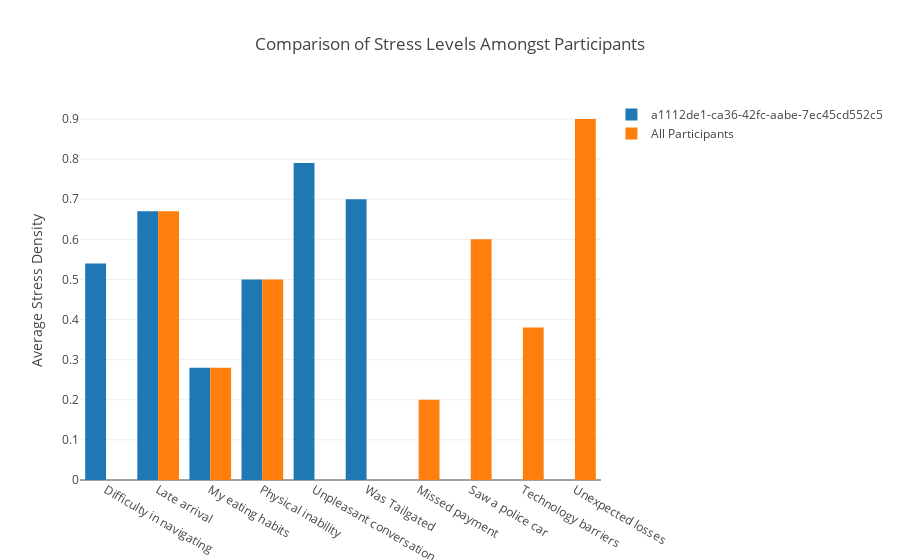

The notebook cell this image was saved under:
### Markdown cell above
## Compare stress data among participants(s)

There are instances where you may want to compare a participant's values with the population values.  This chart shows the breakdown of average stress induced by each of the sub-categories for a particular participant (`a1112de1-ca36-42fc-aabe-7ec45cd552c5`) when compared with the whole study population.  You can alter the command by changing the `usr_id` to `b1117354-ce48-4325-b2e3-78b0cc932819` or by changing the `x_axis_column` to `stresser_main`.  In the latter case, the graph should match the one directly above due to there only being two participants in the demonstration data.

### Code cell
plot_stress_comparison(stress_stream, x_axis_column="stresser_sub",usr_id="a1112de1-ca36-42fc-aabe-7ec45cd552c5")

### Figure 1 — Plotly figure (JSON) as saved in the notebook; plotly's stock layout.template omitted (floating-point values rounded to 4 significant figures)
{"data": [{"name": "a1112de1-ca36-42fc-aabe-7ec45cd552c5", "type": "bar", "uid": "f5d7c00d-776c-4026-b116-d3bf8dcbc28e", "x": ["Difficulty in navigating", "Late arrival", "My eating habits", "Physical inability", "Unpleasant conversation", "Was Tailgated"], "y": [0.54, 0.67, 0.28, 0.5, 0.79, 0.7]}, {"name": "All Participants", "type": "bar", "uid": "73b67003-2355-476b-aa11-e576c02ef995", "x": ["Late arrival", "Missed payment", "My eating habits", "Physical inability", "Saw a police car", "Technology barriers", "Unexpected losses"], "y": [0.67, 0.2, 0.28, 0.5, 0.6, 0.38, 0.9]}], "layout": {"autosize": true, "title": {"text": "Comparison of Stress Levels Amongst Participants"}, "xaxis": {"autorange": true, "range": [-0.5, 9.5], "type": "category"}, "yaxis": {"autorange": true, "range": [0, 0.9474], "title": {"text": "Average Stress Density"}, "type": "linear"}}}
